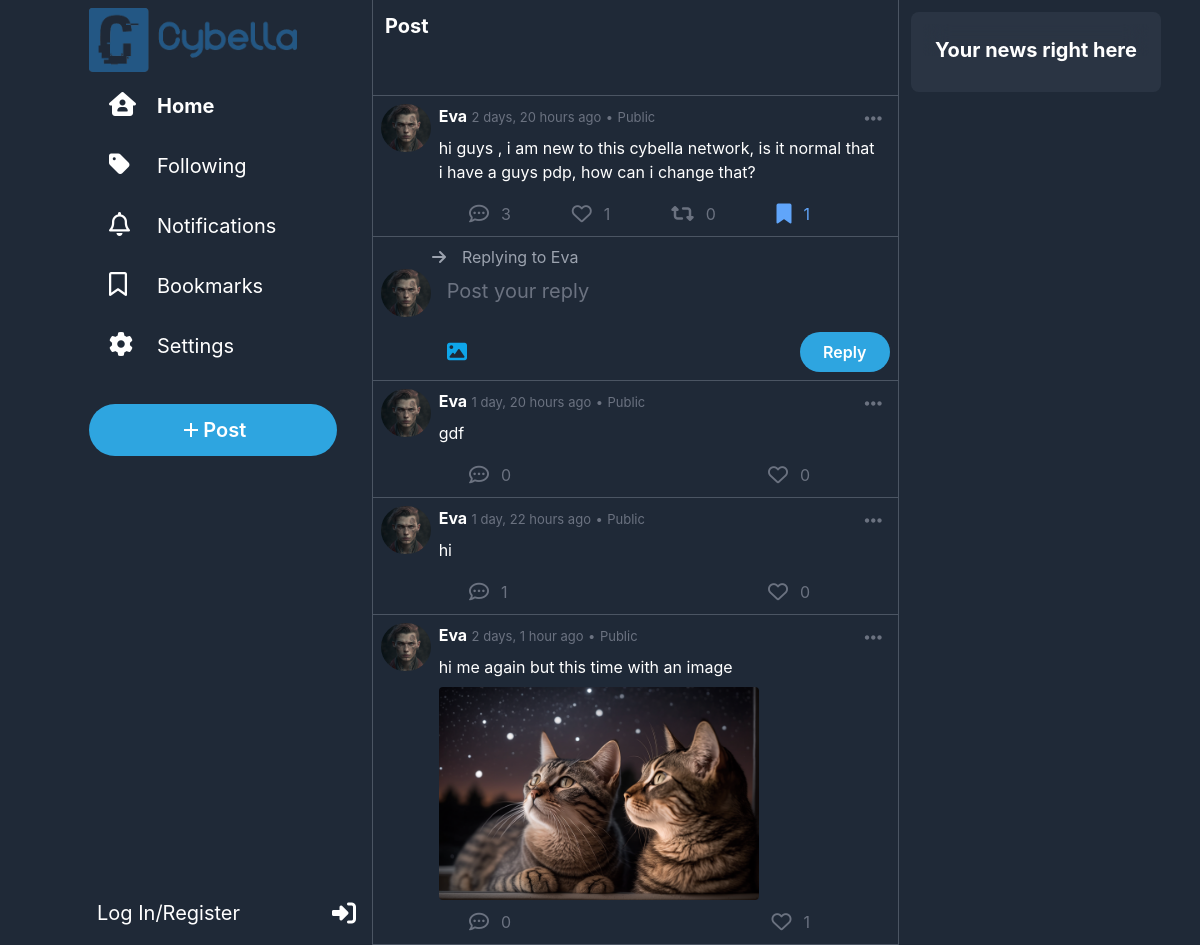
/post/60, run on an earlier commit of the app's database.
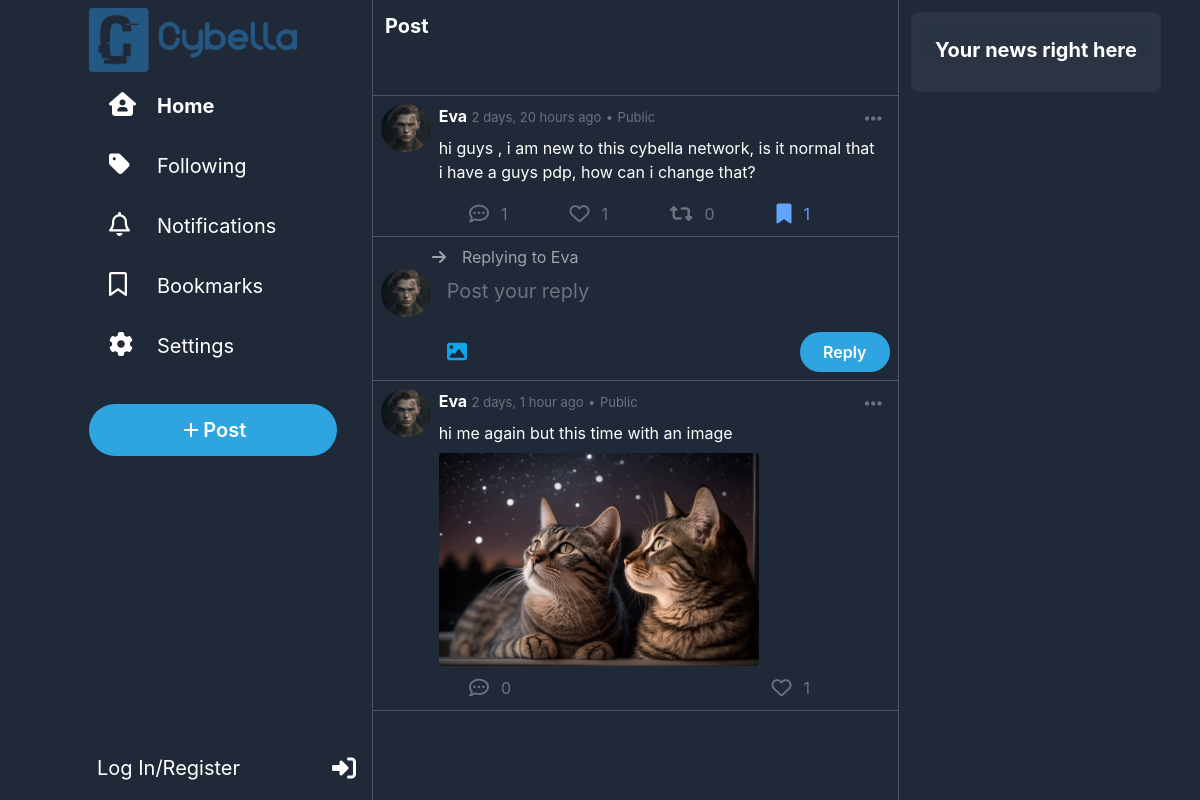
And on a later commit of the database.
### network/models.py (models this page shows, shortened)
class Post(models.Model):
    user = models.ForeignKey(User, on_delete=models.CASCADE, related_name="posts")
    content = models.CharField(max_length=500)
    timestamp = models.DateTimeField(auto_now_add=True)
    likes = models.ManyToManyField(User, blank=True, related_name="liked_posts")
    images = models.ImageField(upload_to="network/images/posts", blank=True, null=True)
    repost = models.ForeignKey("self", on_delete=models.CASCADE, blank=True, null=True, related_name="reposts")
    parent_post = models.ForeignKey("self", on_delete=models.CASCADE, blank=True, null=True, related_name="comments")

class User(AbstractUser):
    picture = models.ImageField(upload_to="network/images/profile_pictures", blank=True, null=True, default="network/images/profile_pictures/default.png")
    followers = models.ManyToManyField("self", symmetrical=False, blank=True, related_name="following")
    bookmarks = models.ManyToManyField("Post", blank=True, related_name="bookmarked_by")
    bio = models.TextField(blank=True)
    def __str__(self):
        return f"{self.username}"

### network/views.py (the view)
# urls.py: path("post/<int:post_id>",views.view_post, name="post"),
def view_post(request,post_id):
    post = get_object_or_404(Post, id=post_id)
    comments = Post.objects.filter(parent_post=post).order_by("-timestamp").all()
    return render(request, "network/post.html", {
        "comments": comments,
        "post": post
    })

### network/templates/network/post.html (shortened to what the changed rows need)
{% extends "network/layout.html" %}
{% load static %}
{% load custom_filters %}
{% block body %}
<div id="post{{post.id}}" class="w-full mx-auto bg-gray-800 pb-1 p-2 text-white border-b border-gray-600 hover:cursor-pointer hover:bg-slate-800">
    <div onclick="window.location.href='{% url 'index' %}'" class="flex ">
        <a class="w-14 h-12 rounded-full mr-2" href="{% url 'profile' username=post.user %}"><img class="w-14 h-12 rounded-full mr-2" src="{{post.user.picture.url}}" alt="user Avatar"></a>
        <div class="w-full">
            <div class="flex justify-between">
                <div>
                    <span class="font-bold">{{post.user|title}}</span>
                    <span class="text-gray-500 text-[13px]">{{post.timestamp|timesince}} ago</span>
                    <span class="text-gray-500 text-[13px]">•</span>
                    <span class="text-gray-500 text-[13px]">Public</span>
                </div>
                <div onclick="event.stopPropagation(); showOptions(this)"  class="relative hover:cursor-pointer rounded-full hover:bg-blue-600 hover:bg-opacity-20 px-2 py-1">
                </div>
            </div>
            <div class="text-md w-full pl-0 pt-0 p-2  ">{{post.content}}</div>
        </div>
    </div>
    <div class="flex justify-between mt-1 mx-20 text-gray-500">
        <div onclick="reply()" class="flex hover:text-blue-400 hover:cursor-pointer"><i class="fa-regular fa-comment-dots text-xl rounded-full hover:bg-blue-400 hover:bg-opacity-20 p-2 "></i><span class="mt-1.5 ml-1">{{post.comments.count}}</span></div>
        {% if user not in post.likes.all%}
            <div id="like" onclick="like(this,{{post.id}})" class="flex hover:text-rose-400 hover:cursor-pointer"><i class="fa-regular fa-heart text-xl rounded-full hover:bg-rose-400 hover:bg-opacity-20 p-2"></i><span class="mt-1.5 ml-1">{{post.likes.count}}</span></div>
        {%else%}
            <div id="like" onclick="like(this,{{post.id}})" class="flex hover:text-rose-400 hover:cursor-pointer text-rose-400"><i class="fa-solid fa-heart text-xl rounded-full hover:bg-rose-400 hover:bg-opacity-20 p-2"></i><span class="mt-1.5 ml-1">{{post.likes.count}}</span></div>
        {%endif%}
        {% if not user.is_authenticated or not post|is_reposted_by_user:user%}
            <div id="repost" onclick="repost(this,{{post.id}})" class="flex hover:text-emerald-500 hover:cursor-pointer"><i class="fa-solid fa-retweet text-xl rounded-full hover:bg-emerald-500 hover:bg-opacity-20 p-2"></i><span class="mt-1.5 ml-1">{{post.reposts.count}}</span></div>
        {%else%}
            <div id="repost" onclick="repost(this,{{post.id}})" class="flex text-emerald-500 hover:text-emerald-500 hover:cursor-pointer"><i class="fa-solid fa-retweet text-xl rounded-full hover:bg-emerald-500 hover:bg-opacity-20 p-2"></i><span class="mt-1.5 ml-1">{{post.reposts.count}}</span></div>
        {%endif%}
        {% if post not in user.bookmarks.all %}
            <div onclick="bookmark({{post.id}});adjustBookmark(this);" class="flex hover:text-blue-400 hover:cursor-pointer"><i class="fa-regular fa-bookmark text-xl rounded-full hover:bg-blue-400 hover:bg-opacity-20 p-2"></i><span class="mt-1.5 ml-1">{{post.bookmarked_by.count}}</span></div>
        {%else%}
            <div onclick="bookmark({{post.id}});adjustBookmark(this);" class="flex text-blue-400 hover:text-blue-400 hover:cursor-pointer"><i class="fa-solid fa-bookmark text-xl rounded-full hover:bg-blue-400 hover:bg-opacity-20 p-2 "></i><span class="mt-1.5 ml-1">{{post.bookmarked_by.count}}</span></div>
        {%endif%}
    </div>
</div>
<div class="w-full  mx-auto bg-gray-800 p-2 text-white border-b border-gray-600 ">
    <form method="Post" action="{% url 'comment' post_id=post.id %}" enctype="multipart/form-data">
        <div class="ml-[10%] text-gray-400"><i class="fa-solid fa-arrow-right mr-4"></i>Replying to {{post.user|title}}</div>
        <div class="flex">
            {%if user.is_authenticated %}
                <img class="w-14 h-12 rounded-full mr-2" src="{{user.picture.url}}" alt="Profile Avatar">
            {%else%}
                <img class="w-14 h-12 rounded-full mr-2" src="{% static 'network/Images/default.png' %}" alt="Profile Avatar">
            {%endif%}
            <div class="w-full text-xl">
            </div>
        </div>
        <div class="flex justify-between mt-2 ml-14">
            <label for="I" class=" flex items-center hover:cursor-pointer rounded-full hover:bg-sky-400 hover:bg-opacity-10 px-2.5" alt="Media">
            </label>
            <button class="tweet w-[20%] px-1 py-2" type="submit"> <span>Reply</span></button>
        </div>
    </form>
</div>
{%for post in comments%}
        <div id="post{{post.id}}" class="w-full mx-auto bg-gray-800 pb-1 p-2 text-white border-b border-gray-600 hover:cursor-pointer hover:bg-slate-800">
            <div  onclick="window.location.href='{% url 'post' post_id=post.id %}'" class="flex ">
                <a class="w-14 h-12 rounded-full mr-2" href="{% url 'profile' username=post.user %}"><img class="w-14 h-12 rounded-full mr-2" src="{{post.user.picture.url}}" alt="user Avatar"></a>
                <div class="w-full">
                    <div class="flex justify-between">
                        <div>
                            <span class="font-bold"><a href="{% url 'profile' username=post.user %}">{{post.user|title}}</a></span>
                            <span class="text-gray-500 text-[13px]">{{post.timestamp|timesince}} ago</span>
                            <span class="text-gray-500 text-[13px]">•</span>
                            <span class="text-gray-500 text-[13px]">Public</span>
                        </div>
                        <div onclick="event.stopPropagation(); showOptions(this)"  class="relative hover:cursor-pointer rounded-full hover:bg-blue-600 hover:bg-opacity-20 px-2 py-1">
                            <i class="fa-solid fa-ellipsis-h text-xl text-gray-500  hover:text-blue-400"></i>
                        </div>
                    </div>
                    <div class="text-md w-full pl-0 pt-0 p-2  ">{{post.content}}</div>
                    {% if post.images %}
                        <div id="images-container" class="">
                            <img class="max-w-xs max-h-xs rounded" src="{{post.images.url}}" alt="post image">
                        </div>
                    {%endif%}
                </div>
            </div>
            <div class="flex justify-between mt-1 mx-20 text-gray-500">
                <div onclick="openCommentBox('{{post.user|title}}','{{post.timestamp|timesince}}','{{post.content}}','{{post.user.picture.url}}','{{post.id}}')" class="flex hover:text-blue-400 hover:cursor-pointer"><i class="fa-regular fa-comment-dots text-xl rounded-full hover:bg-blue-400 hover:bg-opacity-20 p-2 "></i><span class="mt-1.5 ml-1">{{post.comments.count}}</span></div>
                {% if user not in post.likes.all%}
                    <div id="like" onclick="like(this,{{post.id}})" class="flex hover:text-rose-400 hover:cursor-pointer"><i class="fa-regular fa-heart text-xl rounded-full hover:bg-rose-400 hover:bg-opacity-20 p-2"></i><span class="mt-1.5 ml-1">{{post.likes.count}}</span></div>
                {%else%}
                    <div id="like" onclick="like(this,{{post.id}})" class="flex hover:text-rose-400 hover:cursor-pointer text-rose-400"><i class="fa-solid fa-heart text-xl rounded-full hover:bg-rose-400 hover:bg-opacity-20 p-2"></i><span class="mt-1.5 ml-1">{{post.likes.count}}</span></div>
                {%endif%}
            </div>
        </div>
    {%endfor%}
{% endblock %}

What changed in the data, as far as the page shows it:
removed Post: user.picture (placeholder picture), user "Eva", timestamp "1 day, 20 hours", content "gdf", comments.count "0", likes.count "0"
removed Post: user.picture (placeholder picture), user "Eva", timestamp "1 day, 22 hours", content "hi", comments.count "1", likes.count "0"
computed for Post "2 days, 20 hours": comments.count "3" → "1"
